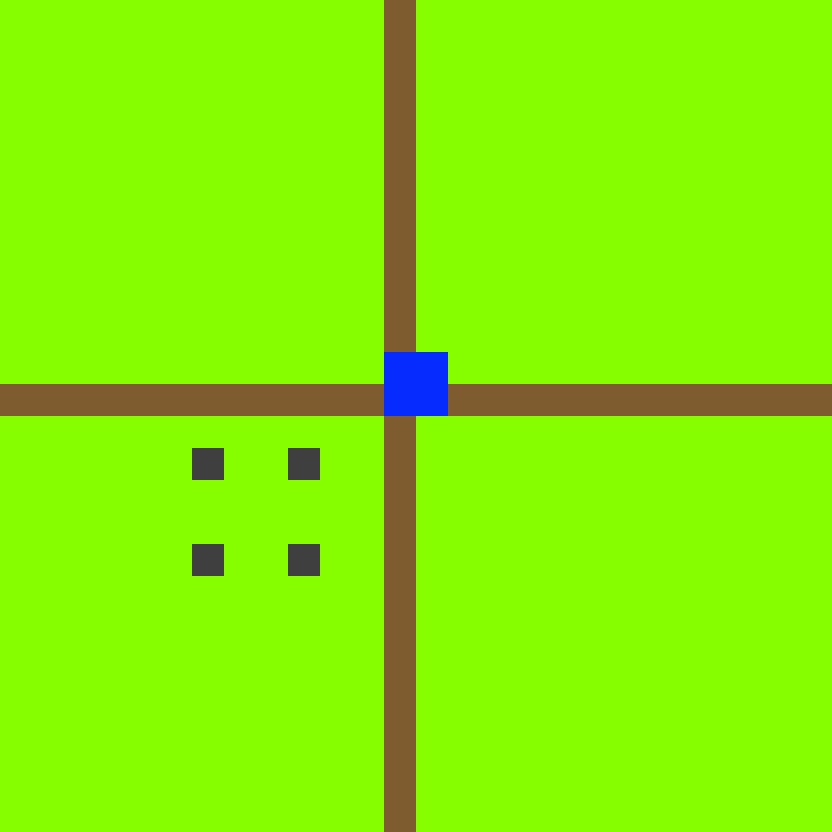

This is a level from a 2D game, rendered from its Tiled map with the project's own tilesets. A one-line summary and the complete map file follow:
An orthogonal 26x26 tile map with 32x32 px tiles, 2 tile layers (Terrain, Terrain2), 2 tilesets and 3 objects (2x PATH_NODE, SPAWNER).

<map version="1.4" tiledversion="2020.09.09" orientation="orthogonal" renderorder="right-down" width="26" height="26" tilewidth="32" tileheight="32" infinite="0" nextlayerid="6" nextobjectid="10">
 <editorsettings>
  <export target="../EXPORT/test.json" format="json" />
 </editorsettings>
 <tileset firstgid="1" source="../tilesets/tileset_test.tsx" />
 <tileset firstgid="4" source="../tilesets/tileset_entities.tsx" />
 <layer id="1" name="Terrain" width="26" height="26">
  <data encoding="csv">
1,1,1,1,1,1,1,1,1,1,1,1,2,1,1,1,1,1,1,1,1,1,1,1,1,1,
1,1,1,1,1,1,1,1,1,1,1,1,2,1,1,1,1,1,1,1,1,1,1,1,1,1,
1,1,1,1,1,1,1,1,1,1,1,1,2,1,1,1,1,1,1,1,1,1,1,1,1,1,
1,1,1,1,1,1,1,1,1,1,1,1,2,1,1,1,1,1,1,1,1,1,1,1,1,1,
1,1,1,1,1,1,1,1,1,1,1,1,2,1,1,1,1,1,1,1,1,1,1,1,1,1,
1,1,1,1,1,1,1,1,1,1,1,1,2,1,1,1,1,1,1,1,1,1,1,1,1,1,
1,1,1,1,1,1,1,1,1,1,1,1,2,1,1,1,1,1,1,1,1,1,1,1,1,1,
1,1,1,1,1,1,1,1,1,1,1,1,2,1,1,1,1,1,1,1,1,1,1,1,1,1,
1,1,1,1,1,1,1,1,1,1,1,1,2,1,1,1,1,1,1,1,1,1,1,1,1,1,
1,1,1,1,1,1,1,1,1,1,1,1,2,1,1,1,1,1,1,1,1,1,1,1,1,1,
1,1,1,1,1,1,1,1,1,1,1,1,2,1,1,1,1,1,1,1,1,1,1,1,1,1,
1,1,1,1,1,1,1,1,1,1,1,1,2,1,1,1,1,1,1,1,1,1,1,1,1,1,
2,2,2,2,2,2,2,2,2,2,2,2,2,2,2,2,2,2,2,2,2,2,2,2,2,2,
1,1,1,1,1,1,1,1,1,1,1,1,2,1,1,1,1,1,1,1,1,1,1,1,1,1,
1,1,1,1,1,1,3,1,1,3,1,1,2,1,1,1,1,1,1,1,1,1,1,1,1,1,
1,1,1,1,1,1,1,1,1,1,1,1,2,1,1,1,1,1,1,1,1,1,1,1,1,1,
1,1,1,1,1,1,1,1,1,1,1,1,2,1,1,1,1,1,1,1,1,1,1,1,1,1,
1,1,1,1,1,1,3,1,1,3,1,1,2,1,1,1,1,1,1,1,1,1,1,1,1,1,
1,1,1,1,1,1,1,1,1,1,1,1,2,1,1,1,1,1,1,1,1,1,1,1,1,1,
1,1,1,1,1,1,1,1,1,1,1,1,2,1,1,1,1,1,1,1,1,1,1,1,1,1,
1,1,1,1,1,1,1,1,1,1,1,1,2,1,1,1,1,1,1,1,1,1,1,1,1,1,
1,1,1,1,1,1,1,1,1,1,1,1,2,1,1,1,1,1,1,1,1,1,1,1,1,1,
1,1,1,1,1,1,1,1,1,1,1,1,2,1,1,1,1,1,1,1,1,1,1,1,1,1,
1,1,1,1,1,1,1,1,1,1,1,1,2,1,1,1,1,1,1,1,1,1,1,1,1,1,
1,1,1,1,1,1,1,1,1,1,1,1,2,1,1,1,1,1,1,1,1,1,1,1,1,1,
1,1,1,1,1,1,1,1,1,1,1,1,2,1,1,1,1,1,1,1,1,1,1,1,1,1
</data>
 </layer>
 <layer id="4" name="Terrain2" width="26" height="26">
  <data encoding="csv">
0,0,0,0,0,0,0,0,0,0,0,0,0,0,0,0,0,0,0,0,0,0,0,0,0,0,
0,0,0,0,0,0,0,0,0,0,0,0,0,0,0,0,0,0,0,0,0,0,0,0,0,0,
0,0,0,0,0,0,0,0,0,0,0,0,0,0,0,0,0,0,0,0,0,0,0,0,0,0,
0,0,0,0,0,0,0,0,0,0,0,0,0,0,0,0,0,0,0,0,0,0,0,0,0,0,
0,0,0,0,0,0,0,0,0,0,0,0,0,0,0,0,0,0,0,0,0,0,0,0,0,0,
0,0,0,0,0,0,0,0,0,0,0,0,0,0,0,0,0,0,0,0,0,0,0,0,0,0,
0,0,0,0,0,0,0,0,0,0,0,0,0,0,0,0,0,0,0,0,0,0,0,0,0,0,
0,0,0,0,0,0,0,0,0,0,0,0,0,0,0,0,0,0,0,0,0,0,0,0,0,0,
0,0,0,0,0,0,0,0,0,0,0,0,0,0,0,0,0,0,0,0,0,0,0,0,0,0,
0,0,0,0,0,0,0,0,0,0,0,0,0,0,0,0,0,0,0,0,0,0,0,0,0,0,
0,0,0,0,0,0,0,0,0,0,0,0,0,0,0,0,0,0,0,0,0,0,0,0,0,0,
0,0,0,0,0,0,0,0,0,0,0,0,0,0,0,0,0,0,0,0,0,0,0,0,0,0,
0,0,0,0,0,0,0,0,0,0,0,0,4,0,0,0,0,0,0,0,0,0,0,0,0,0,
0,0,0,0,0,0,0,0,0,0,0,0,0,0,0,0,0,0,0,0,0,0,0,0,0,0,
0,0,0,0,0,0,0,0,0,0,0,0,0,0,0,0,0,0,0,0,0,0,0,0,0,0,
0,0,0,0,0,0,0,0,0,0,0,0,0,0,0,0,0,0,0,0,0,0,0,0,0,0,
0,0,0,0,0,0,0,0,0,0,0,0,0,0,0,0,0,0,0,0,0,0,0,0,0,0,
0,0,0,0,0,0,0,0,0,0,0,0,0,0,0,0,0,0,0,0,0,0,0,0,0,0,
0,0,0,0,0,0,0,0,0,0,0,0,0,0,0,0,0,0,0,0,0,0,0,0,0,0,
0,0,0,0,0,0,0,0,0,0,0,0,0,0,0,0,0,0,0,0,0,0,0,0,0,0,
0,0,0,0,0,0,0,0,0,0,0,0,0,0,0,0,0,0,0,0,0,0,0,0,0,0,
0,0,0,0,0,0,0,0,0,0,0,0,0,0,0,0,0,0,0,0,0,0,0,0,0,0,
0,0,0,0,0,0,0,0,0,0,0,0,0,0,0,0,0,0,0,0,0,0,0,0,0,0,
0,0,0,0,0,0,0,0,0,0,0,0,0,0,0,0,0,0,0,0,0,0,0,0,0,0,
0,0,0,0,0,0,0,0,0,0,0,0,0,0,0,0,0,0,0,0,0,0,0,0,0,0,
0,0,0,0,0,0,0,0,0,0,0,0,0,0,0,0,0,0,0,0,0,0,0,0,0,0
</data>
 </layer>
 <objectgroup id="5" name="Entities">
  <object id="2" type="SPAWNER" x="867" y="406">
   <properties>
    <property name="day ALL from SPAWN_START to SPAWN_END" value="spawn TEST every 100" />
    <property name="first_path_node" type="object" value="7" />
   </properties>
   <point />
  </object>
  <object id="7" type="PATH_NODE" x="816" y="402">
   <properties>
    <property name="next_node" type="object" value="8" />
   </properties>
   <point />
  </object>
  <object id="8" type="PATH_NODE" x="468" y="404">
   <point />
  </object>
 </objectgroup>
</map>
